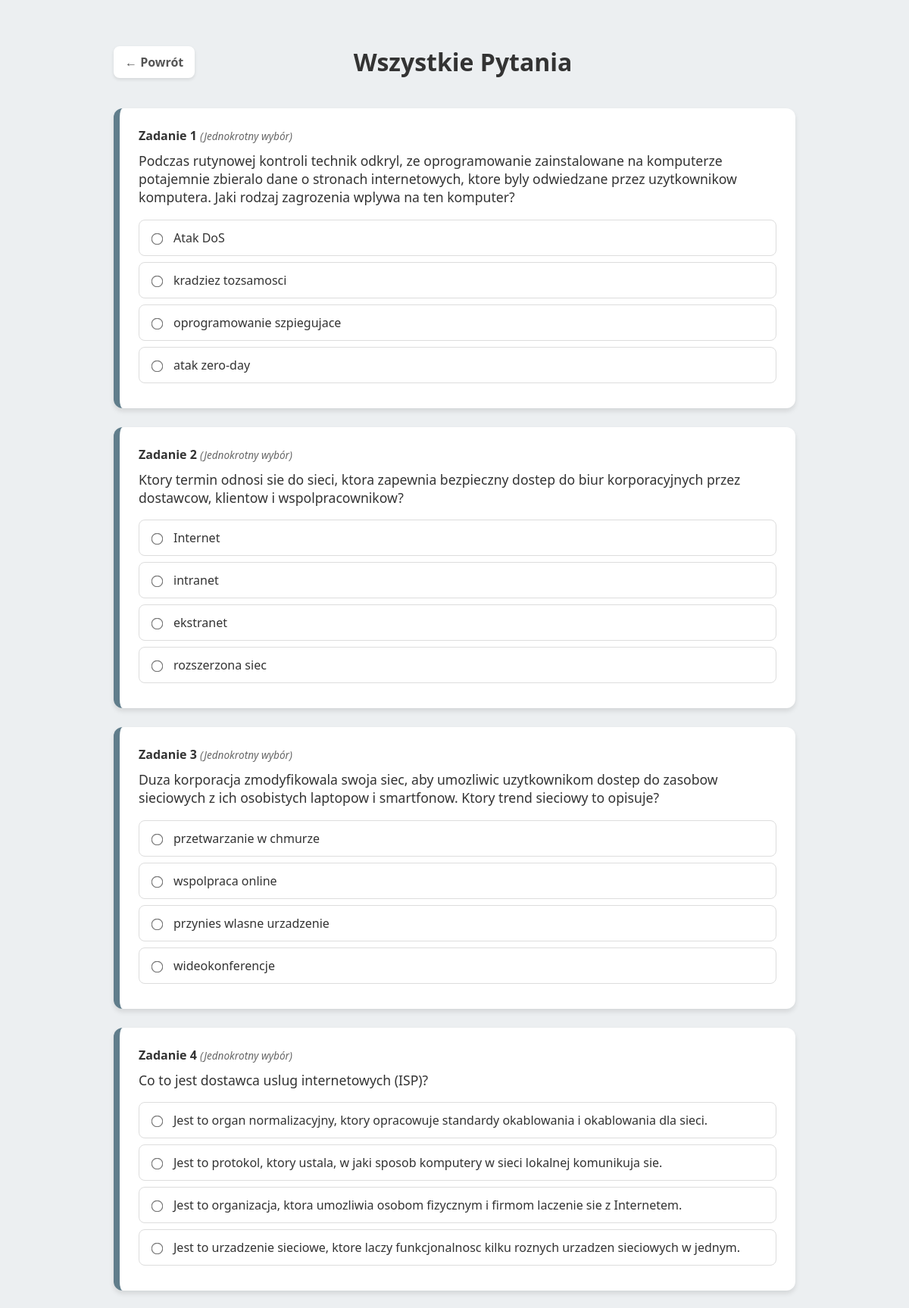
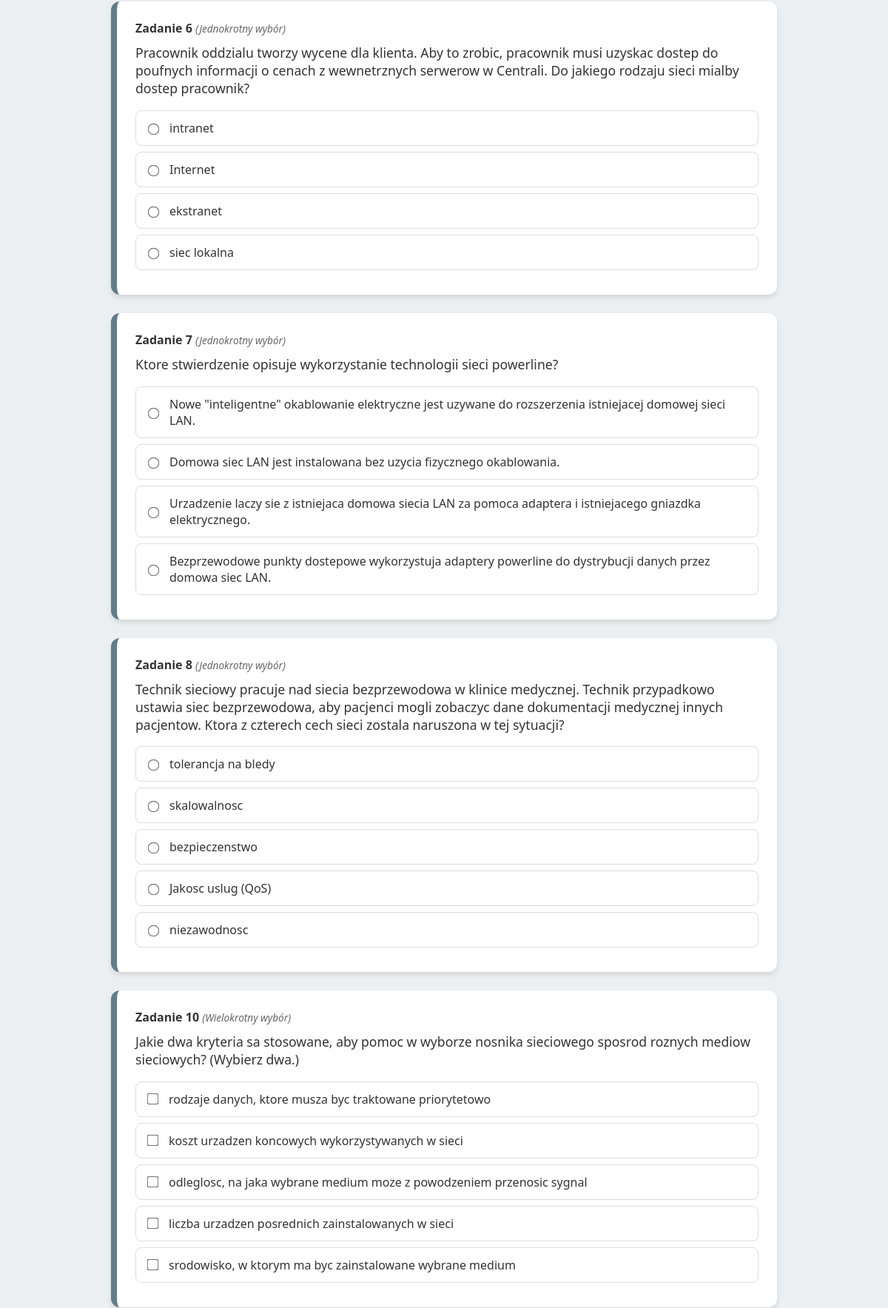
The page /test1/test1_wszystkie.php (upper part) on the database its author committed (2 pictures, top to bottom).
### tables this page shows
CREATE TABLE `odpowiedzi` (
  `id` int(11) NOT NULL AUTO_INCREMENT,
  `pytanie_id` int(11) DEFAULT NULL,
  `tresc` text NOT NULL,
  `czy_poprawna` tinyint(1) DEFAULT 0,
  PRIMARY KEY (`id`),
  KEY `pytanie_id` (`pytanie_id`),
  CONSTRAINT `odpowiedzi_ibfk_1` FOREIGN KEY (`pytanie_id`) REFERENCES `pytania` (`id`) ON DELETE CASCADE
);

### test1/test1_wszystkie.php (the view, shortened to what this page needs)
<?php
$host = 'localhost';
$user = 'root';
$pass = '1234';
$db   = 'pytania';
$conn = new mysqli($host, $user, $pass, $db);
$quiz = [];
$is_submitted = false;
$sql = "SELECT p.id as p_id, p.tresc as p_tresc, p.obrazek, p.multiple,
               o.id as o_id, o.tresc as o_tresc, o.czy_poprawna
        FROM pytania p
        LEFT JOIN odpowiedzi o ON p.id = o.pytanie_id
        ORDER BY p.id ASC";
$result = $conn->query($sql);
while ($row = $result->fetch_assoc()) {
    $quiz[$row['p_id']]['tresc'] = $row['p_tresc'];
    $quiz[$row['p_id']]['obrazek'] = $row['obrazek'];
    $quiz[$row['p_id']]['multiple'] = $row['multiple'];
    $quiz[$row['p_id']]['odpowiedzi'][] = [
        'id' => $row['o_id'],
        'tresc' => $row['o_tresc'],
        'poprawna' => $row['czy_poprawna']
    ];
}
?>
<!DOCTYPE html>
<html lang="pl">
<head>
</head>
<body>
    <div class="header-nav">
        <a href="menu_test1.php" class="back-btn">&larr; Powrót</a>
        <h1 style="margin:0;">Wszystkie Pytania</h1>
    </div>
    <form method="POST">
        <?php foreach ($quiz as $p_id => $q): ?>
            <?php
                $card_class = "";
            ?>
            <div class="question-card <?php echo $card_class; ?>">
                <strong>Zadanie <?php echo $p_id; ?></strong>
                <span class="multiple-info">
                    (<?php echo $q['multiple'] ? "Wielokrotny wybór" : "Jednokrotny wybór"; ?>)
                </span>
                <p style="font-size: 1.1em; margin-top: 10px;"><?php echo htmlspecialchars($q['tresc']); ?></p>
                <div class="answers">
                    <?php
                        $inputType = $q['multiple'] ? 'checkbox' : 'radio';
                        foreach ($q['odpowiedzi'] as $ans):
                            $ans_id = (string)$ans['id'];
                            $ans_class = "";
                            $checked = "";
                    ?>
                        <label class="<?php echo $ans_class; ?>">
                            <input type="<?php echo $inputType; ?>"
                                   name="ans[<?php echo $p_id; ?>]<?php echo $q['multiple'] ? '[]' : ''; ?>"
                                   value="<?php echo $ans_id; ?>"
                                   <?php echo $checked; ?>
                                   <?php if ($is_submitted) echo "disabled"; ?>>
                            <?php echo htmlspecialchars($ans['tresc']); ?>
                        </label>
                    <?php endforeach; ?>
                </div>
            </div>
        <?php endforeach; ?>
    </form>
</body>
</html>

### test1/test1_wszystkie.php (style rules this page uses)
body { font-family: 'Segoe UI', sans-serif; max-width: 900px; margin: 40px auto; padding: 20px; background: #eceff1; color: #333; }
.header-nav { display: flex; justify-content: space-between; align-items: center; margin-bottom: 40px; }
.back-btn { text-decoration: none; color: #555; background: white; padding: 10px 15px; border-radius: 8px; box-shadow: 0 2px 4px rgba(0,0,0,0.1); font-weight: bold; }
.question-card { background: white; padding: 25px; margin-bottom: 25px; border-radius: 12px; box-shadow: 0 4px 6px rgba(0,0,0,0.1); border-left: 8px solid #607d8b; transition: 0.3s; }
.multiple-info { font-size: 0.85em; color: #666; font-style: italic; }
label { display: flex; align-items: center; padding: 12px; margin: 8px 0; cursor: pointer; border-radius: 8px; border: 1px solid #ddd; background: white; transition: 0.2s; }
input { margin-right: 15px; transform: scale(1.2); }

### rows shown on the page
odpowiedzi: tresc "Atak DoS"
odpowiedzi: tresc "kradziez tozsamosci"
odpowiedzi: tresc "oprogramowanie szpiegujace"
odpowiedzi: tresc "atak zero-day"
odpowiedzi: tresc "Internet"
odpowiedzi: tresc "ekstranet"
odpowiedzi: tresc "rozszerzona siec"
odpowiedzi: tresc "przetwarzanie w chmurze"
odpowiedzi: tresc "wspolpraca online"
odpowiedzi: tresc "przynies wlasne urzadzenie"
odpowiedzi: tresc "wideokonferencje"
odpowiedzi: tresc "Jest to organ normalizacyjny, ktory opracowuje standardy okablowania i okablowania dla sieci."
odpowiedzi: tresc "Jest to protokol, ktory ustala, w jaki sposob komputery w sieci lokalnej komunikuja sie."
odpowiedzi: tresc "Jest to organizacja, ktora umozliwia osobom fizycznym i firmom laczenie sie z Internetem."
odpowiedzi: tresc "Jest to urzadzenie sieciowe, ktore laczy funkcjonalnosc kilku roznych urzadzen sieciowych w jednym."
odpowiedzi: tresc "intranet"
odpowiedzi: tresc "Internet"
odpowiedzi: tresc "ekstranet"
odpowiedzi: tresc "siec lokalna"
odpowiedzi: tresc "Nowe \"inteligentne\" okablowanie elektryczne jest uzywane do rozszerzenia istniejacej domowej sieci LAN."
odpowiedzi: tresc "Domowa siec LAN jest instalowana bez uzycia fizycznego okablowania."
odpowiedzi: tresc "Urzadzenie laczy sie z istniejaca domowa siecia LAN za pomoca adaptera i istniejacego gniazdka elektrycznego."
odpowiedzi: tresc "Bezprzewodowe punkty dostepowe wykorzystuja adaptery powerline do dystrybucji danych przez domowa siec LAN."
odpowiedzi: tresc "tolerancja na bledy"
odpowiedzi: tresc "skalowalnosc"
odpowiedzi: tresc "bezpieczenstwo"
odpowiedzi: tresc "Jakosc uslug (QoS)"
odpowiedzi: tresc "niezawodnosc"
odpowiedzi: tresc "rodzaje danych, ktore musza byc traktowane priorytetowo"
odpowiedzi: tresc "koszt urzadzen koncowych wykorzystywanych w sieci"
odpowiedzi: tresc "odleglosc, na jaka wybrane medium moze z powodzeniem przenosic sygnal"
odpowiedzi: tresc "liczba urzadzen posrednich zainstalowanych w sieci"
odpowiedzi: tresc "srodowisko, w ktorym ma byc zainstalowane wybrane medium"

### other values the page prints
$p_id "1"
$p_id "2"
$q['tresc'] "Ktory termin odnosi sie do sieci, ktora zapewnia bezpieczny dostep do biur korporacyjnych przez dostawcow, klientow i wspolpracownikow?"
$ans['tresc'] "intranet"
$p_id "3"
$q['tresc'] "Duza korporacja zmodyfikowala swoja siec, aby umozliwic uzytkownikom dostep do zasobow sieciowych z ich osobistych laptopow i smartfonow. Ktory trend sieciowy to opisuje?"
$p_id "4"
$q['tresc'] "Co to jest dostawca uslug internetowych (ISP)?"
$p_id "6"
$p_id "7"
$q['tresc'] "Ktore stwierdzenie opisuje wykorzystanie technologii sieci powerline?"
$p_id "8"
$p_id "10"
$q['tresc'] "Jakie dwa kryteria sa stosowane, aby pomoc w wyborze nosnika sieciowego sposrod roznych mediow sieciowych? (Wybierz dwa.)"
